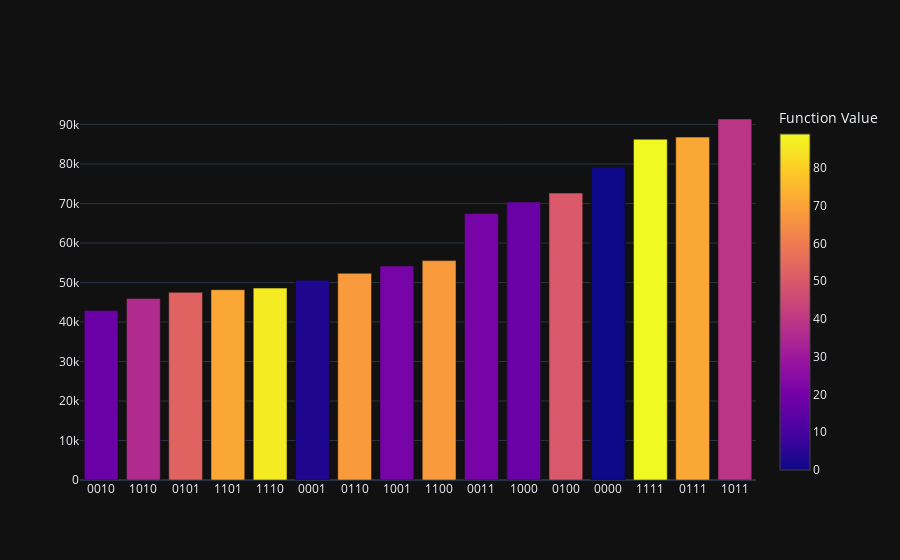
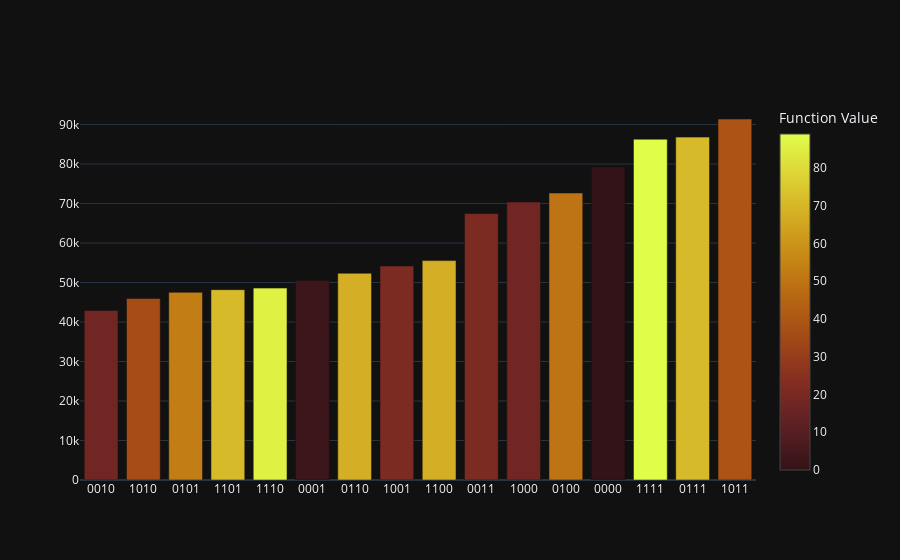

The cell these charts' notebook holds for them, in order:
### Code cell
plot_samples(samp_dist)
#print(samp_dist)

### Figure 1 — Plotly figure (JSON) as saved in the notebook; plotly's stock layout.template omitted (floating-point values rounded to 4 significant figures)
{"data": [{"marker": {"color": [68, 86, 71, 68, 53, 18, 18, 21, 36, 50, 3, 0, 21, 71, 39, 89], "colorbar": {"title": {"text": "Function Value"}}, "colorscale": [[0.0, "#0d0887"], [0.1111, "#46039f"], [0.2222, "#7201a8"], [0.3333, "#9c179e"], [0.4444, "#bd3786"], [0.5556, "#d8576b"], [0.6667, "#ed7953"], [0.7778, "#fb9f3a"], [0.8889, "#fdca26"], [1.0, "#f0f921"]]}, "x": ["1100", "1110", "1101", "0110", "0101", "1000", "0010", "1001", "1010", "0100", "0001", "0000", "0011", "0111", "1011", "1111"], "y": [55547, 48586, 48181, 52342, 47506, 70370, 42927, 54180, 45963, 72652, 50550, 79246, 67453, 86813, 91401, 86283], "type": "bar"}], "layout": {"xaxis": {"type": "category", "categoryorder": "total ascending"}, "barmode": "stack"}}

### Figure 2 — Plotly figure (JSON) as saved in the notebook; plotly's stock layout.template omitted (floating-point values rounded to 4 significant figures)
{"data": [{"marker": {"color": [68.0, 86.0, 71.0, 68.0, 53.0, 18.0, 18.0, 21.0, 36.0, 50.0, 3.0, 0.0, 21.0, 71.0, 39.0, 89.0], "colorbar": {"title": {"text": "Function Value"}}, "colorscale": [[0.0, "rgb(51, 19, 23)"], [0.09091, "rgb(79, 28, 33)"], [0.1818, "rgb(108, 36, 36)"], [0.2727, "rgb(135, 47, 32)"], [0.3636, "rgb(157, 66, 25)"], [0.4545, "rgb(174, 88, 20)"], [0.5455, "rgb(188, 111, 19)"], [0.6364, "rgb(199, 137, 22)"], [0.7273, "rgb(209, 164, 32)"], [0.8182, "rgb(217, 192, 44)"], [0.9091, "rgb(222, 222, 59)"], [1.0, "rgb(224, 253, 74)"]]}, "x": ["1100", "1110", "1101", "0110", "0101", "1000", "0010", "1001", "1010", "0100", "0001", "0000", "0011", "0111", "1011", "1111"], "y": [55547, 48586, 48181, 52342, 47506, 70370, 42927, 54180, 45963, 72652, 50550, 79246, 67453, 86813, 91401, 86283], "type": "bar"}], "layout": {"xaxis": {"type": "category", "categoryorder": "total ascending"}, "barmode": "stack"}}
